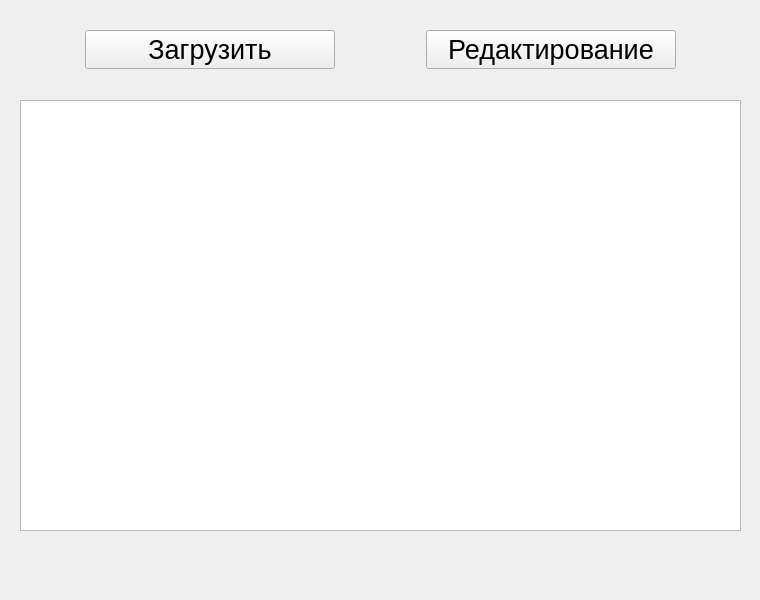
<?xml version="1.0" encoding="UTF-8"?>
<ui version="4.0">
 <class>MainWindow</class>
 <widget class="QMainWindow" name="MainWindow">
  <property name="geometry">
   <rect>
    <x>0</x>
    <y>0</y>
    <width>760</width>
    <height>600</height>
   </rect>
  </property>
  <property name="minimumSize">
   <size>
    <width>760</width>
    <height>600</height>
   </size>
  </property>
  <property name="windowTitle">
   <string>MainWindow</string>
  </property>
  <widget class="QWidget" name="centralwidget">
   <widget class="QTableWidget" name="table">
    <property name="geometry">
     <rect>
      <x>20</x>
      <y>100</y>
      <width>721</width>
      <height>431</height>
     </rect>
    </property>
   </widget>
   <widget class="QWidget" name="horizontalLayoutWidget">
    <property name="geometry">
     <rect>
      <x>0</x>
      <y>10</y>
      <width>761</width>
      <height>80</height>
     </rect>
    </property>
    <layout class="QHBoxLayout" name="horizontalLayout">
     <item>
      <widget class="QPushButton" name="btn">
       <property name="maximumSize">
        <size>
         <width>250</width>
         <height>16777215</height>
        </size>
       </property>
       <property name="font">
        <font>
         <pointsize>20</pointsize>
        </font>
       </property>
       <property name="text">
        <string>Загрузить</string>
       </property>
      </widget>
     </item>
     <item>
      <widget class="QPushButton" name="btn_edit">
       <property name="maximumSize">
        <size>
         <width>250</width>
         <height>16777215</height>
        </size>
       </property>
       <property name="font">
        <font>
         <pointsize>20</pointsize>
        </font>
       </property>
       <property name="text">
        <string>Редактирование</string>
       </property>
      </widget>
     </item>
    </layout>
   </widget>
  </widget>
 </widget>
 <resources/>
 <connections/>
</ui>
